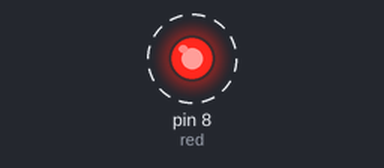
The sketch below on a simulated Arduino Uno, built with avr-gcc and run on an emulated ATmega328P. Shown: output pins drawn as LEDs (lit = HIGH). Dashed ring = blinking.

Above: at 0.2 s.
Timing chart, 0 to 3.0 s (numbered marks = the images above):
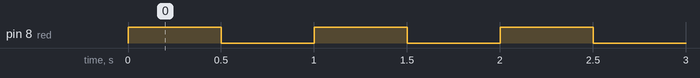

The sketch:

Ledyakma.ino
```cpp
//we can high two leds by delaying 500ms.
#define red 8
void setup() {
  pinMode(red,OUTPUT);
}

void loop() {
  digitalWrite(red,HIGH);
  delay(500);
  digitalWrite(red,LOW);
  delay(500);
}
```

Measured:
- by itself, pin 8 (red): alternates HIGH for 0.50 s and LOW for 0.50 s
